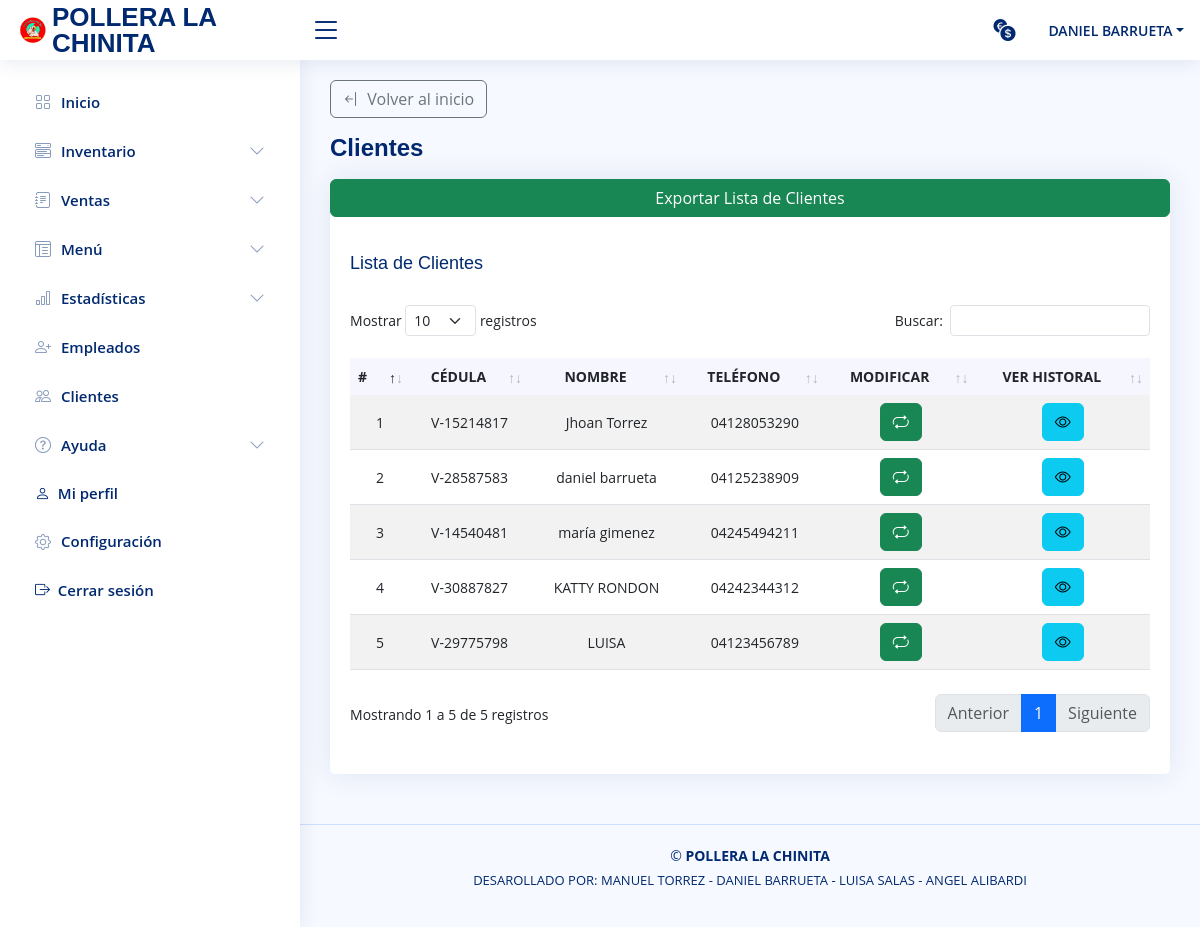
/vista/cliente.php (signed in), run on the app's committed database.
### tables this page shows
CREATE TABLE `cliente` (
  `id_cliente` int NOT NULL,
  `cedula` varchar(11) NOT NULL,
  `nombre` varchar(40) NOT NULL,
  `telefono` varchar(11) NOT NULL
);

### modelo/modeloPrincipal.php (called while the page is built, shortened)
<?php
class modeloPrincipal {
    public static function Conexion(){
        if(!$con = mysqli_connect(SERVER, USER, PASSWORD)){
            die("Los datos de conexión con la base de datos ingresados son incorrectos, por favor verifique");
        }
        mysqli_set_charset($con, "utf8");
        return $con;
    }
    public static function consultar($query) {
        if (!$consul = mysqli_query(Self::Conexion(),$query)) {
            mysqli_query(Self::Conexion(),"ROLLBACK;");
            die(mysqli_error($query).' Error en la consulta SQL ejecutada ');
        }else{
            mysqli_query(Self::Conexion(),"COMMIT;");
        }
        return $consul;
    }
}

### include/listas_registros_include.php (the view, shortened to what this page needs)
<?php
include_once("../modelo/modeloPrincipal.php");
function consultar_registros($tabla){
        while ( $mostrar = mysqli_fetch_array($consulta)) { ?>
        <?php }
    if ($tabla === "cliente") {
        $consulta = modeloPrincipal::consultar("SELECT * FROM cliente");
        while ( $mostrar = mysqli_fetch_array($consulta)) { ?>
        <tr>
            <td class="text-center col"> </td>
            <td class="text-center col"><?= $mostrar["cedula"]; ?></td>
            <td class="text-center col"><?= $mostrar["nombre"]; ?></td>
            <td class="text-center col"><?= $mostrar["telefono"]; ?></td>
            <td scope='col' class="text-center col">
                <form action="clienteModificar.php" method="post" class="text-center">
                    <button type="submit" <?= $permiso = ($_SESSION['id_rol'] == "1") ? '' : 'disabled'; ?> class="btn btn-success open-modal bi bi-repeat"></button>
                </form>
            </td>
            <td scope='col' class="text-center col">
                <button class="btn btn-info bi bi-eye detalles_generales" value="<?= $mostrar["id_cliente"]; ?>" modal="detalles_historial_cliente" modulo="historial_cliente" data-bs-toggle="modal" data-bs-target="#historial_cliente"></button>
            </td>
        </tr>
    <?php }
    }
};

### vista/cliente.php (shortened to what this page needs)
<?php
if (!isset($_SESSION['logged_in']) || $_SESSION['logged_in'] !== true) {
	header('Location: ../index.php');
	exit();
}else{ ?>
  <!DOCTYPE html>
  <html lang="en">
    <head>
      <?php
        include_once("../include/meta_include.php");
        include_once("../include/css_include.php"); ?>
    </head>
    <body>
      <?php
        include_once("../include/header.php");
        include_once("../include/sliderbar.php"); ?>
      <main id="main" class="main">
        <div class="pagetitle">
          <a class="btn btn-outline-secondary bi bi-arrow-bar-left" href="./inicio.php">&nbsp; Volver al inicio</a>
          <h1 class="my-3">Clientes</h1>
        </div>
        <section class="section dashboard">
          <div class="row">
            <div class="col-12">
              <div class="card top-selling">
                <div class="row btn-group text-center">
                  <div class="col-12 col-sm-12 col-md-12 mb-3 row m-0">
                    <a target="_blank" href="./reportes/lista_clientes.php" class="col-12 btn btn-success">Exportar Lista de Clientes</a>
                  </div>
                </div>
                <div class="card-body pb-3">
                  <div class="table table-responsive" id="table">
                    <h5 class="card-title">Lista de Clientes</h5>
                    <table class="table table-striped datatable" id="example">
                      <thead>
                        <tr>
                          <th class="col" scope="col">#</th>
                          <th class="text-center col" scope="col">CÉDULA</th>
                          <th class="text-center col" scope="col">NOMBRE</th>
                          <th class="text-center col" scope="col">TELÉFONO</th>
                          <th class="text-center col" scope="col">MODIFICAR</th>
                          <th class="text-center col" scope="col">VER HISTORAL</th>
                        </tr>
                      </thead>
                      <tbody>
                        <?php include("../include/listas_registros_include.php"); consultar_registros('cliente'); ?>
                      </tbody>
                    </table>
                  </div>
                </div>
              </div>
            </div>
          </div>
        </section>
      </main>
      <?php
        include_once("../include/footer.php");
        include_once("../include/scripts_include.php"); ?>
    </body>
  </html>
<?php } ?>

### include/css_include.php (shortened to what this page needs)
<link href="./css/sweet-alert.css" rel="stylesheet">
<link href="./css/bootstrap.min.css" rel="stylesheet">
<link href="./css/main.css" rel="stylesheet">
<link href="./css/material-design-iconic-font.min.css" rel="stylesheet">
<link href="./css/bootstrap-icons.css" rel="stylesheet">
<link rel="stylesheet" href="css/dataTables.bootstrap5.min.css">
<link href="assets/css/style.css" rel="stylesheet">
<link rel="stylesheet" href="./css/select2.min.css">

### include/header.php (shortened to what this page needs)
<header id="header" class="header fixed-top d-flex align-items-center">
  <div class="d-flex align-items-center justify-content-between">
    <a href="./inicio.php" class="logo d-flex align-items-center ">
      <img src="img/logo.png" alt="">
      <span class="d-none d-lg-block">POLLERA LA CHINITA</span>
    </a>
    <i class="bi bi-list toggle-sidebar-btn"></i>
  </div>
  <nav class="header-nav ms-auto">
    <ul class="d-flex align-items-center">
      <li class="nav-item dropdown">
        <a class="nav-link nav-icon" href="" data-bs-toggle="dropdown">
          <i class="bi bi-currency-exchange"></i>
        </a>
      </li>
        <li class="nav-item dropdown pe-3">
          <a class="nav-link nav-profile d-flex align-items-center pe-0" href="" data-bs-toggle="dropdown">
            <span class="d-none d-md-block dropdown-toggle ps-2"><?php echo $_SESSION['nombre'], " ", $_SESSION['apellido']; ?></span>
          </a>
        </li>
      </ul>
    </nav>
  </header>

### include/sliderbar.php (shortened to what this page needs)
<aside id="sidebar" class="sidebar">
  <ul class="sidebar-nav" id="sidebar-nav">
    <li class="nav-item">
      <a class="nav-link collapsed" href="inicio.php">
        <i class="bi bi-grid"></i>
        <span>Inicio</span>
      </a>
    </li>
    <li class="nav-item">
      <a class="nav-link collapsed" data-bs-target="#components-nav" data-bs-toggle="collapse" href="#">
        <i class="bi bi-menu-button-wide"></i>
        <span>Inventario</span>
        <i class="bi bi-chevron-down ms-auto"></i>
      </a>
    </li>
    <li class="nav-item">
      <a class="nav-link collapsed" data-bs-target="#forms-nav" data-bs-toggle="collapse" href="#">
        <i class="bi bi-journal-text"></i><span>Ventas</span><i class="bi bi-chevron-down ms-auto"></i>
      </a>
    </li>
    <li class="nav-item">
      <a class="nav-link collapsed" data-bs-target="#tables-nav" data-bs-toggle="collapse" href="#">
        <i class="bi bi-layout-text-window-reverse"></i> <span>Menú</span> <i class="bi bi-chevron-down ms-auto"></i>
      </a>
    </li>
    <li class="nav-item">
      <a class="nav-link collapsed" data-bs-target="#charts-nav" data-bs-toggle="collapse" href="#">
        <i class="bi bi-bar-chart"></i>
        <span>Estadísticas</span>
        <i class="bi bi-chevron-down ms-auto"></i>
      </a>
    </li>
    <?php if ($_SESSION["id_rol"] < "3") {?>
      <li class="nav-item">
        <a class="nav-link collapsed" href="../vista/lista_empleados.php">
          <i class="bi bi-person-plus"></i>
          <span>Empleados</span>
        </a>
      </li>
    <?php } ?>
    <li class="nav-item">
      <a class="nav-link collapsed" href="../vista/cliente.php">
        <i class="bi bi-people"></i>
        <span>Clientes</span>
      </a>
    </li>
    <li class="nav-item">
      <a class="nav-link collapsed" data-bs-target="#ayuda-nav" data-bs-toggle="collapse" href="#">
        <i class="bi bi-question-circle"></i>
        <span>Ayuda</span>
        <i class="bi bi-chevron-down ms-auto"></i>
      </a>
    </li>
    <li class="nav-item">
      <a class="nav-link collapsed bi bi-person" href="./mi_perfil.php">&nbsp; Mi perfil</a>
    </li>
    <?php if ($_SESSION["rol"] < "3") {?>
      <li class="nav-item">
        <a class="nav-link collapsed dropdown-item d-flex align-items-center" href="./configuracion.php">
          <i class="bi bi-gear"></i>
          <span>Configuración</span>
        </a>
      </li>
    <?php } ?>
    <li class="nav-item">
      <button class="nav-link collapsed bi bi-box-arrow-right btn-exit-system">&nbsp; Cerrar sesión</button>
    </li>
  </ul>
</aside>

### include/footer.php (shortened to what this page needs)
<footer id="footer" class="footer">
  <div class="copyright">
    &copy; <strong><span>POLLERA LA CHINITA</span></strong>
  </div>
  <div class="credits">
    <p>DESAROLLADO POR: MANUEL TORREZ - DANIEL BARRUETA - LUISA SALAS - ANGEL ALIBARDI </p>
  </div>
</footer>

### vista/css/main.css (style rules this page uses)
* { margin: 0; padding: 0; box-sizing: border-box; -moz-box-sizing: border-box; }

### vista/assets/css/style.css (style rules this page uses)
:root { scroll-behavior: smooth; }
body { font-family: "Open Sans", sans-serif; background: #f6f9ff; color: #444444; }
a { color: #4154f1; text-decoration: none; }
h1, h2, h3, h4, h5, h6 { font-family: "Nunito", sans-serif; }
#main { margin-top: 60px; padding: 20px 30px; transition: all 0.3s; }
.pagetitle { margin-bottom: 10px; }
.pagetitle h1 { font-size: 24px; margin-bottom: 0; font-weight: 600; color: #012970; }
.card { margin-bottom: 30px; border: none; border-radius: 5px; box-shadow: 0px 0 30px rgba(1, 41, 112, 0.1); }
.card-title { padding: 20px 0 15px 0; font-size: 18px; font-weight: 500; color: #012970; font-family: "Poppins", sans-serif; }
.card-body { padding: 0 20px 20px 20px; }
.logo { line-height: 1; }
@media (min-width: 1200px) { .logo { width: 280px; } }
.logo img { max-height: 26px; margin-right: 6px; }
.logo span { font-size: 26px; font-weight: 700; color: #012970; font-family: "Nunito", sans-serif; }
.header { transition: all 0.5s; z-index: 997; height: 60px; box-shadow: 0px 2px 20px rgba(1, 41, 112, 0.1); background-color: #fff; padding-left: 20px; }
.header .toggle-sidebar-btn { font-size: 32px; padding-left: 10px; cursor: pointer; color: #012970; }
.header-nav ul { list-style: none; }
.header-nav>ul { margin: 0; padding: 0; }
.header-nav .nav-icon { font-size: 22px; color: #012970; margin-right: 25px; position: relative; }
.header-nav .nav-profile { color: #012970; }
.header-nav .nav-profile span { font-size: 14px; font-weight: 600; }
.sidebar { position: fixed; top: 60px; left: 0; bottom: 0; width: 300px; z-index: 996; transition: all 0.3s; padding: 20px; overflow-y: auto; scrollbar-width: thin; scrollbar-color: #aab7cf transparent; box-shadow: 0px 0px 20px rgba(1, 41, 112, 0.1); background-color: #fff; }
@media (min-width: 1200px) { #main, #footer { margin-left: 300px; } }
.sidebar-nav { padding: 0; margin: 0; list-style: none; }
.sidebar-nav li { padding: 0; margin: 0; list-style: none; }
.sidebar-nav .nav-item { margin-bottom: 5px; }
.sidebar-nav .nav-link { display: flex; align-items: center; font-size: 15px; font-weight: 600; color: #4154f1; transition: 0.3; background: #f6f9ff; padding: 10px 15px; border-radius: 4px; }
.sidebar-nav .nav-link i { font-size: 16px; margin-right: 10px; color: #4154f1; }
.sidebar-nav .nav-link.collapsed { color: #012970; background: #fff; }
.sidebar-nav .nav-link.collapsed i { color: #899bbd; }
.sidebar-nav .nav-link .bi-chevron-down { margin-right: 0; transition: transform 0.2s ease-in-out; }
.dashboard .top-selling { font-size: 14px; }
.dashboard .top-selling .table thead { background: #f6f6fe; }
.dashboard .top-selling .table thead th { border: 0; }
.dashboard .top-selling .table tbody td { vertical-align: middle; }
.footer { padding: 20px 0; font-size: 14px; transition: all 0.3s; border-top: 1px solid #cddfff; }
.footer .copyright { text-align: center; color: #012970; }
.footer .credits { padding-top: 5px; text-align: center; font-size: 13px; color: #012970; }

### data on the page
cliente: cedula "V-15214817", nombre "Jhoan Torrez", telefono "04128053290"
cliente: cedula "V-28587583", nombre "daniel barrueta", telefono "04125238909"
cliente: cedula "V-14540481", nombre "maría gimenez", telefono "04245494211", $mostrar["id_cliente"] 7 (drawn)
cliente: cedula "V-30887827", nombre "KATTY RONDON", telefono "04242344312", $mostrar["id_cliente"] 8 (drawn)
cliente: cedula "V-29775798", nombre "LUISA", telefono "04123456789", $mostrar["id_cliente"] 9 (drawn)

### other printed values
$_SESSION['nombre'] "DANIEL"
$_SESSION['apellido'] "BARRUETA"
